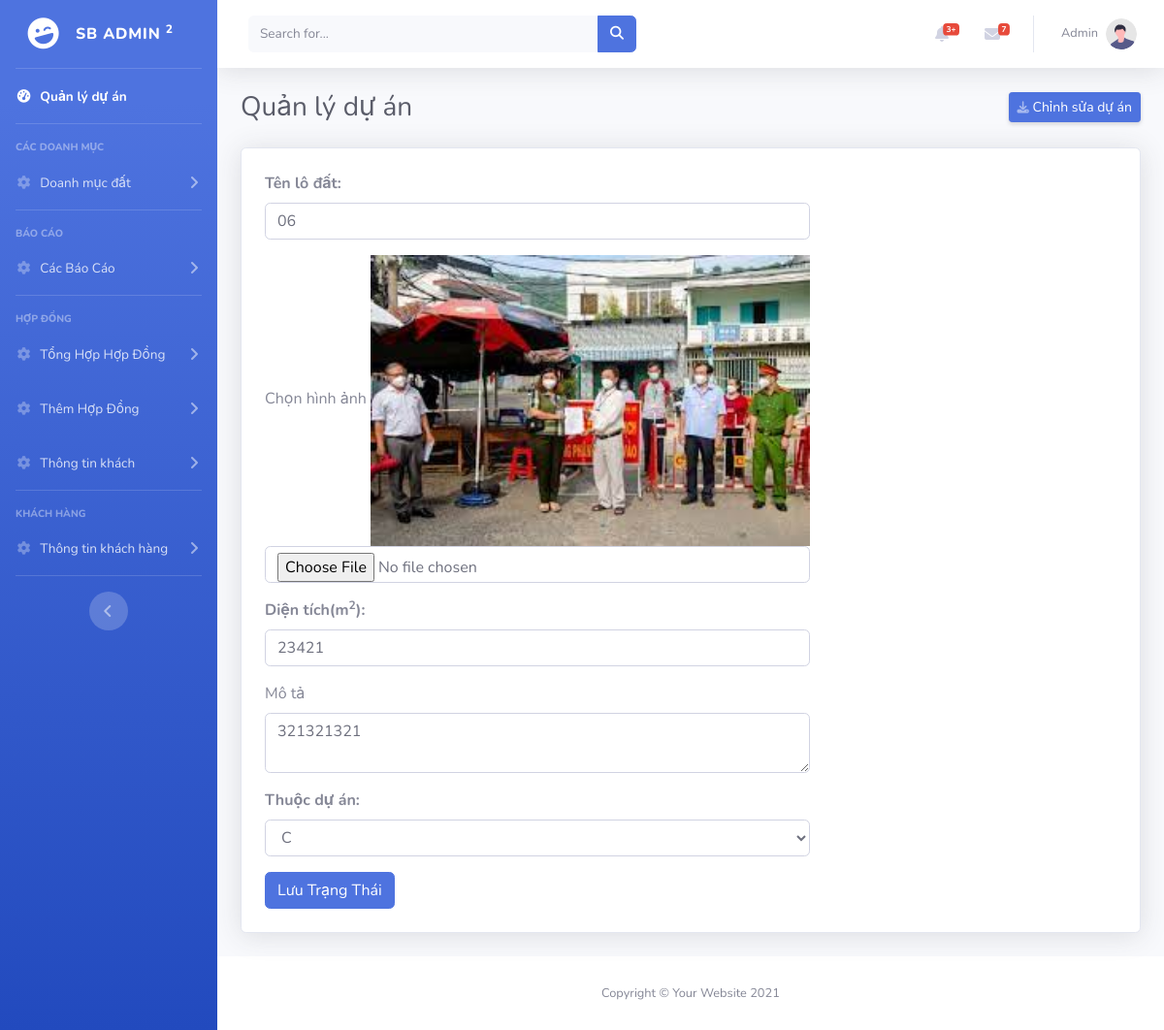
The app's page /admin_manager/edit_lodat.php?id=2 (signed in), older data.
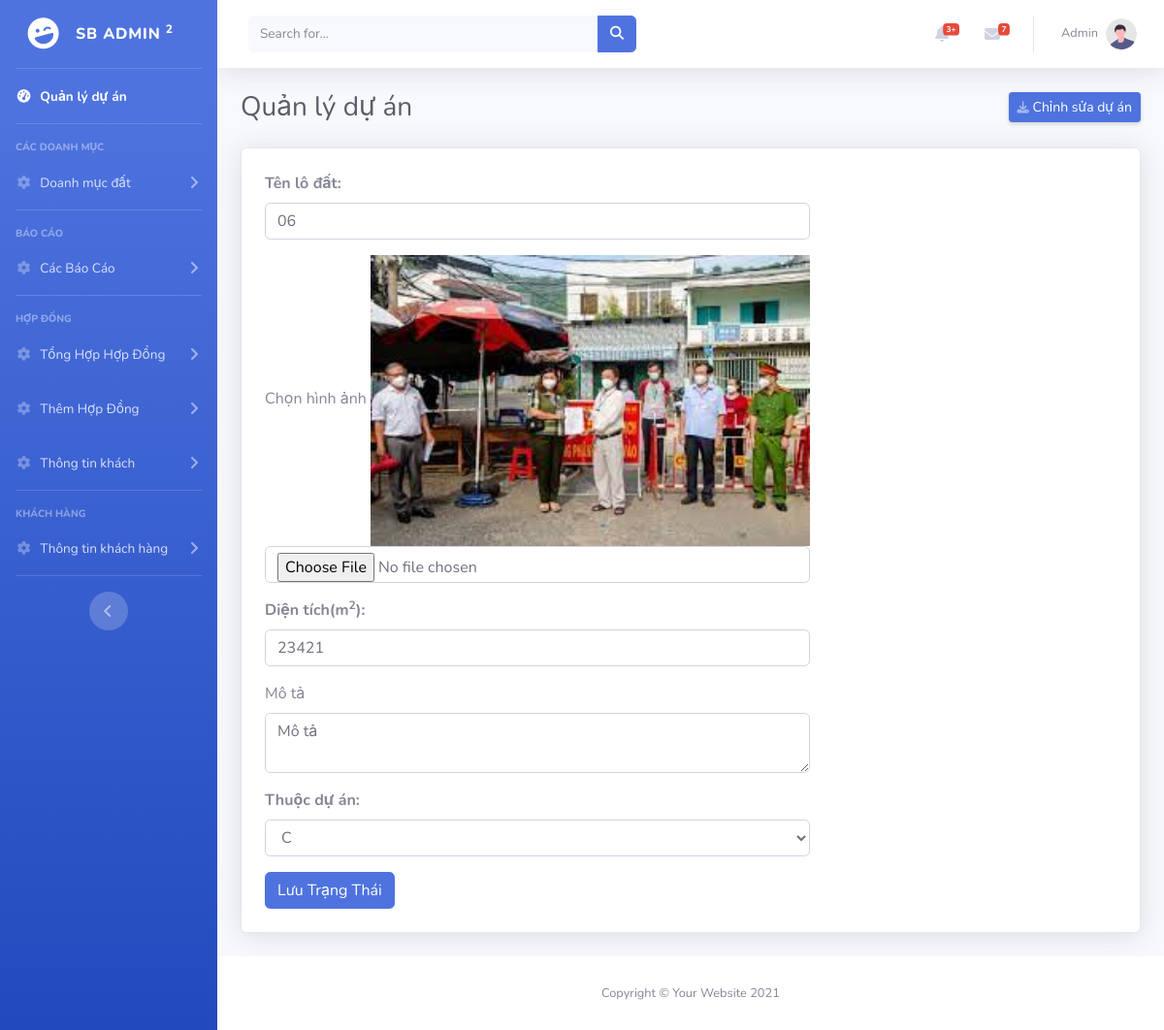
The same page, newer data.
### tables this page shows
CREATE TABLE `dm_lodat` (
  `id` int(11) NOT NULL,
  `ma_lodat` text NOT NULL,
  `ten_lodat` text NOT NULL,
  `image` text NOT NULL,
  `dien_tich` int(11) NOT NULL,
  `mo_ta` text NOT NULL,
  `id_khudat` int(11) NOT NULL
);

### model/database.php (called while the page is built, shortened)
<?php
class Database
{
    public static $connection = NULL;
    public function __construct()
    {
        if(!self::$connection) {
            self::$connection = new mysqli(DB_HOST, DB_USER, DB_PASSWORD, DB_NAME, PORT);
            self::$connection->set_charset('utf8mb4');
        }
        return self::$connection;
    }
    public function select($sql)
    {
        $sql->execute();
        $items = $sql->get_result()->fetch_all(MYSQLI_ASSOC);
        return $items;
    }
}

### model/dm_lodat.php (called while the page is built, shortened)
<?php
require_once "database.php";
class DoanhMucLoDat extends Database{
    function layLoDatTheoId($id){
        $sql = parent::$connection->prepare("SELECT * from dm_lodat where id = ?");
        $sql->bind_param('i', $id);
        return parent::select($sql);
    }
}

### model/dm_khudat.php (called while the page is built, shortened)
<?php
require_once "database.php";
class DoanhMucKhuDat extends Database{
    function layTatCaKhuDat(){
        $sql = parent::$connection->prepare("SELECT *, ql_duan.id as duan_id, dm_khudat.id as khudat_id, dm_khudat.mo_ta as mo_ta,  dm_khudat.image as image from dm_khudat,ql_duan WHERE dm_khudat.id_duan = ql_duan.id");
        return parent::select($sql);
    }
}

### admin_manager/edit_lodat.php (the view, shortened to what this page needs)
<?php
include_once "./header.php";
require_once  "../model/dm_lodat.php";
require_once  "../model/dm_khudat.php";
if(isset($_GET['id'])){
    $id = $_GET['id'];
}else{
    header('location: ./404.php');
}
$dm_lodat = new DoanhMucLoDat();
$layLoDatTheoId = $dm_lodat->layLoDatTheoId($id );
$dm_khudat = new DoanhMucKhuDat();
$layTatCaKhuDat = $dm_khudat->layTatCaKhuDat();
?>
            <div class="container-fluid">
                <div class="d-sm-flex align-items-center justify-content-between mb-4">
                    <h1 class="h3 mb-0 text-gray-800">Quản lý dự án</h1>
                    <a href="./add_protype.php" class="d-none d-sm-inline-block btn btn-sm btn-primary shadow-sm"><i class="fas fa-download fa-sm text-white-50"></i> Chỉnh sửa dự án</a>
                </div>
                <div class="card shadow mb-4">
                    <div class="p-4 d-flex justify-content-start align-items-center">
                        <form action="action/edit_lodat.php" method="post" enctype="multipart/form-data">
                            <div class="form-group">
                                <label for="ten_lodat"><b>Tên lô đất:</b></label>
                                <input type="text" class="form-control" name="ten_lodat" value="<?=$layLoDatTheoId[0]['ten_lodat']?>" required>
                            </div>
                            <div class="form-group">
                                <label for="">Chọn hình ảnh</label>
                                <img src="./public/img/lo_dat/<?=$layLoDatTheoId[0]['image']?>" height="300px" id="img_thumbnail" alt="<?=$layLoDatTheoId[0]['image']?>">
                                <input id="change_img" type="file" name="image" class="form-control" value="<?=$layLoDatTheoId[0]['image']?>">
                            </div>
                            <div class="form-group">
                                <label for="dien_tich"><b>Diện tích(m<sup>2</sup>):</b></label>
                                <input type="number" class="form-control" name="dien_tich" value="<?=$layLoDatTheoId[0]['dien_tich']?>" required>
                            </div>
                            <div class="form-group">
                                <label for="mo_ta">Mô tả</label><br>
                                <textarea name="mo_ta" class="form-control"><?=$layLoDatTheoId[0]['mo_ta']?></textarea>
                            </div>
                            <div class="form-group">
                                <label for="khudat_id"><b>Thuộc dự án:</b></label>
                                <select name="khudat_id" class="form-control">
                                    <?php foreach($layTatCaKhuDat as $item){
                                        if($item['khudat_id'] == $layLoDatTheoId[0]['id_khudat']){?>
                                        <option value="<?=$item['khudat_id']?>" selected><?=$item['ten_khudat']?></option>
                                    <?php }else{?>
                                        <option value="<?=$item['khudat_id']?>"><?=$item['ten_khudat']?></option>
                                    <?php } }?>
                                </select>
                            </div>
                            <button type="submit" class="btn btn-primary">Lưu Trạng Thái</button>
                        </form>
                    </div>
                </div>
            </div>
<?php
include "./footer.php";
?>

Row changes from the older to the newer data that the page shows:
changed dm_lodat: mo_ta "321321321" → "Mô tả"
